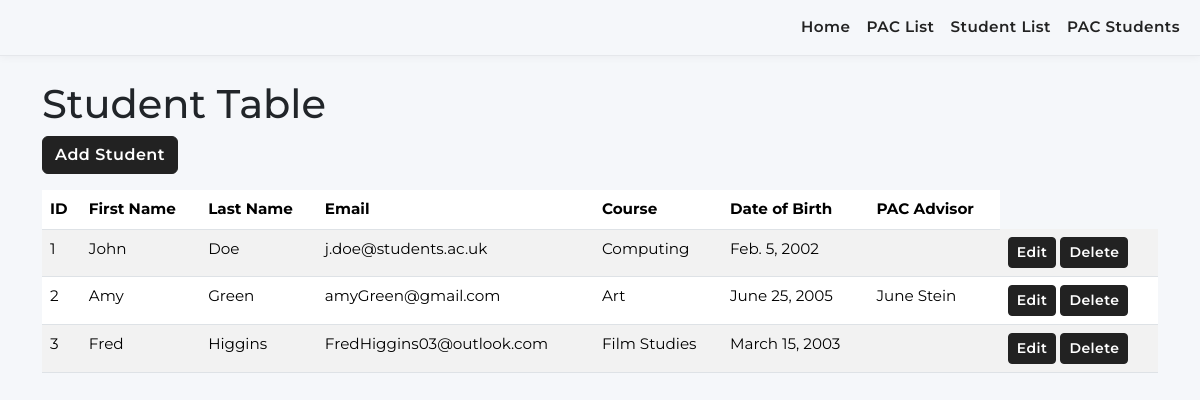
Page /student_list/ on the earlier database version.
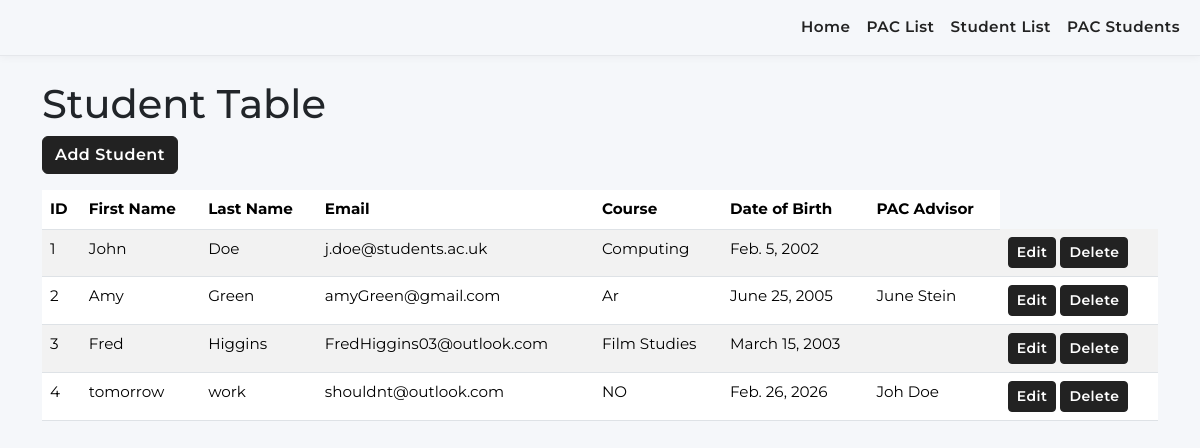
Same page on the later database version.
### pacsystem/models.py (models this page shows, shortened)
class StudentTable(models.Model):
    StudentID = models.AutoField(primary_key=True)
    PacID = models.ForeignKey(PacTable, on_delete=models.SET_NULL, null=True, blank=True)
    FirstName = models.CharField(max_length=64, null=False)
    LastName = models.CharField(max_length=64, null=False)
    Email = models.EmailField(max_length=255, null=False)
    Course = models.CharField(max_length=64, null=False)
    DOB = models.DateField(null=False)

class PacTable(models.Model):
    PacID = models.AutoField(primary_key=True)
    FirstName = models.CharField(max_length=64, null=False)
    LastName = models.CharField(max_length=64, null=False)
    Email = models.EmailField(max_length=255, null=False)
    Department = models.CharField(max_length=64, null=False)

### pacsystem/views.py (the view)
# urls.py: path('student_list/', view=views.student_view, name='student_view'),
def student_view(request):
    students = StudentTable.objects.all()
    context = {'students': students}
    return render(request, 'studentpac/student.html', context)

### pacsystem/templates/studentpac/student.html (shortened to what this page needs)
{% extends 'studentpac/base.html' %}
{% block content %}
<h1>Student Table</h1>
<a href="{% url 'add_student' %}" class="btn btn-primary mb-3">Add Student</a>
<table class="table table-striped">
    <thead>
    <tr>
        <th>ID</th>
        <th>First Name</th>
        <th>Last Name</th>
        <th>Email</th>
        <th>Course</th>
        <th>Date of Birth</th>
        <th>PAC Advisor</th>
    </tr>
    </thead>
    <tbody>
    {% for student in students %}
    <tr>
        <td>{{ forloop.counter }}</td>
        <td>{{ student.FirstName }}</td>
        <td>{{ student.LastName }}</td>
        <td>{{ student.Email }}</td>
        <td>{{ student.Course }}</td>
        <td>{{ student.DOB }}</td>
        <td>{{ student.PacID.FirstName }} {{ student.PacID.LastName }}</td>
        <td>
            <a href="{% url 'edit_student' student.StudentID %}" class="btn btn-sm btn-warning">Edit</a>
            <a href="{% url 'delete_student' student.StudentID %}" class="btn btn-sm btn-danger">Delete</a>
        </td>
    </tr>
    {% endfor %}
    </tbody>
</table>
{% endblock %}

Differences in the rows shown:
changed StudentTable "Amy": Course "Art" → "Ar"
added StudentTable: FirstName "tomorrow", LastName "work", Email "shouldnt@outlook.com", Course "NO", DOB "Feb. 26, 2026", PacID.FirstName "Joh", PacID.LastName "Doe"
